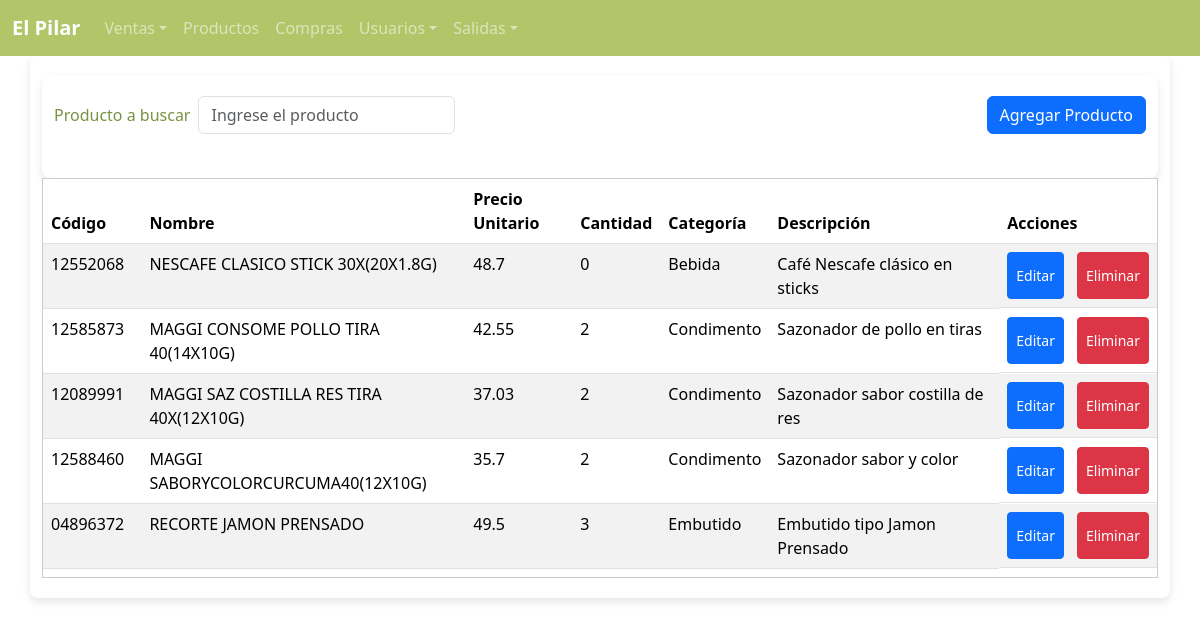
Before: /productos with the older database file.
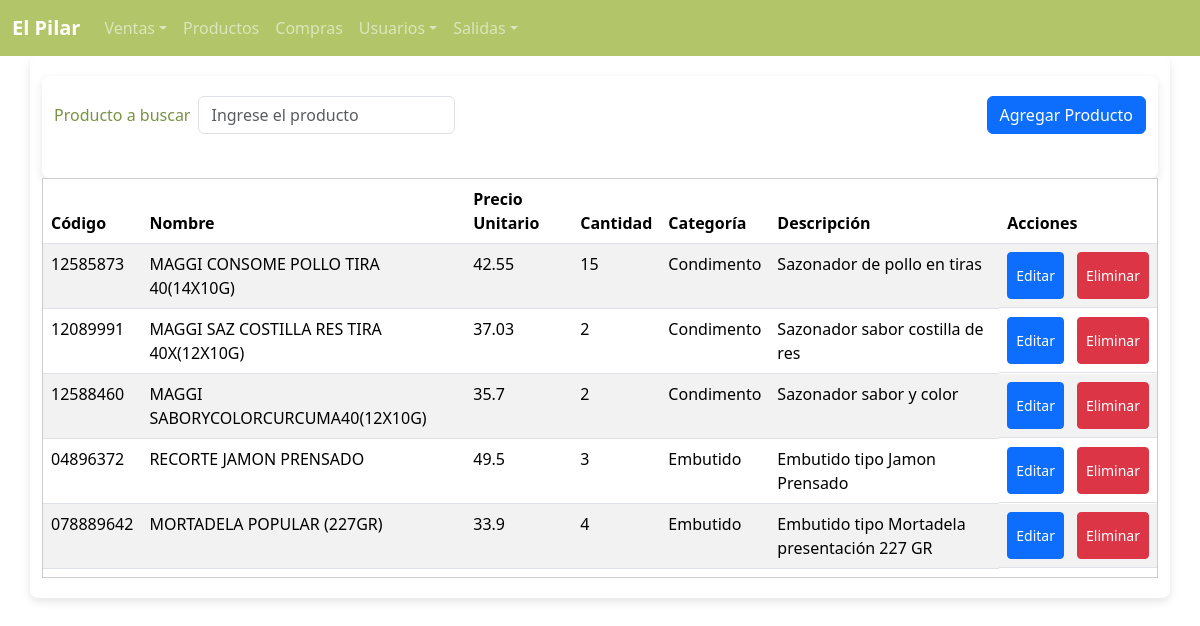
After: the same page with the newer database file.
### tables this page shows
CREATE TABLE Producto (
    codigo VARCHAR(20) PRIMARY KEY NOT NULL,
    nombre VARCHAR(50) NOT NULL,
    precio_unitario DECIMAL(10,2) DEFAULT 0,
    cantidad INT DEFAULT 0,
    categoria VARCHAR(30),
    descripcion VARCHAR(80)
);

### app.py (the view)
@app.route('/productos')
def productos():
    try:
        query = text("SELECT * FROM Producto")
        result = db.execute(query)
        productos = result.fetchall()
        return render_template('productos.html', productos=productos)
    except Exception as e:
        traceback.print_exc()
    return render_template('productos.html')

### templates/productos.html (shortened to what this page needs)
{% extends "layout.html" %}
{% block content %}
<main class="container">
    <div class="container">
      <div class="d-flex justify-content-between align-items-center mb-4">
          <form class="row g-2 align-items-center">
              <div class="col-auto">
                <label for="inputProduct" class="form-label mb-0">Producto a buscar</label>
              </div>
              <div class="col-auto">
                <input type="text" class="form-control" id="inputProduct" placeholder="Ingrese el producto">
              </div>
          </form>
          <div class="d-flex justify-content-between align-items-center">
              <button type="button" class="btn btn-primary" id="btnAgregarProducto">
                  Agregar Producto
              </button>
          </div>
      </div>
    </div>
    <div class="table-container" id="tabla-productos" style="max-height: 400px; overflow-y: auto; border: 1px solid #ccc;">
      <table class="table table-striped table-hover">
          <thead>
              <tr>
                  <th scope="col">Código</th>
                  <th scope="col">Nombre</th>
                  <th scope="col">Precio Unitario</th>
                  <th scope="col">Cantidad</th>
                  <th scope="col">Categoría</th>
                  <th scope="col">Descripción</th>
                  <th scope="col">Acciones</th>
              </tr>
          </thead>
          <tbody>
              {% for producto in productos %}
              <tr class="articulo">
                  <td>{{ producto.codigo }}</td>
                  <td>{{ producto.nombre }}</td>
                  <td>{{ producto.precio_unitario }}</td>
                  <td>{{ producto.cantidad }}</td>
                  <td>{{ producto.categoria }}</td>
                  <td>{{ producto.descripcion }}</td>
                  <td class="d-flex text-center" style="gap: 5px;">
                    <button class="btn btn-sm btn-primary me-2 btn-editar" id="btn-editar"
                        data-codigo="{{ producto.codigo }}"
                        data-nombre="{{ producto.nombre }}"
                        data-precio="{{ producto.precio_unitario }}"
                        data-cantidad="{{ producto.cantidad }}"
                        data-categoria="{{ producto.categoria }}"
                        data-descripcion="{{ producto.descripcion }}">
                         Editar
                    </button>
                      <button class="btn btn-sm btn-danger" id="btn-eliminar" data-producto-id="{{ producto.codigo }}">
                           Eliminar
                      </button>
                  </td>
              </tr>
              {% endfor %}
          </tbody>
      </table>
    </div>
</main>
{% endblock %}

### templates/layout.html (shortened to what this page needs)
<!DOCTYPE html>
<html lang="en">
<head>
    <link rel="stylesheet" href="{{ url_for('static', filename='style.css') }}">
    <link rel='stylesheet' href='https://cdn-uicons.flaticon.com/2.6.0/uicons-regular-rounded/css/uicons-regular-rounded.css'>
    <link href="https://cdn.jsdelivr.net/npm/bootstrap@5.3.2/dist/css/bootstrap.min.css" rel="stylesheet">
</head>
<body>
  <header>
    <nav class="navbar navbar-expand-lg navbar-dark bg-primary" id="navbar">
      <div class="container-fluid">
        <a class="navbar-brand" href="{{ url_for('index') }}"><strong>El Pilar</strong></a>
        <div class="collapse navbar-collapse" id="main_nav">
          <ul class="navbar-nav">
            <li class="nav-item dropdown" id="myDropdown">
              <a class="nav-link dropdown-toggle" href="#" data-bs-toggle="dropdown">Ventas</a>
            </li>
            <li class="nav-item">
              <a class="nav-link" href="{{ url_for('productos') }}">Productos</a>
            </li>
            <li class="nav-item">
              <a class="nav-link" href="{{ url_for('compras') }}">Compras</a>
            </li>
            <li class="nav-item dropdown">
              <a class="nav-link dropdown-toggle" href="#" data-bs-toggle="dropdown">Usuarios</a>
            </li>
            <li class="nav-item dropdown" id="myDropdown">
              <a class="nav-link dropdown-toggle" href="#" data-bs-toggle="dropdown">Salidas</a>
            </li>
          </ul>
        </div>
      </div>
    </nav>
  </header>
  {% block content %}
  {% endblock %}
</body>
</html>

### static/style.css (style rules this page uses)
.btn { background-color: #789342; border-color: #fff; }
.navbar.bg-primary { background-color: #B2C568 !important; color: white; }
body { background-color: #ECC199; }
.container { background-color: white; padding: 20px; border-radius: 8px; box-shadow: 0px 4px 10px rgba(0, 0, 0, 0.1); }
.form-label { color: #789342; }
.table { color: #548D95; }
.table thead { background-color: #B2C568; color: white; }
.articulo > td { height: 4rem; }

Changed rows visible on the page:
removed Producto: codigo "12552068", nombre "NESCAFE CLASICO STICK 30X(20X1.8G)", precio_unitario "48.7", cantidad "0", categoria "Bebida", descripcion "Café Nescafe clásico en sticks"
changed Producto "MAGGI CONSOME POLLO TIRA 40(14X10G)": cantidad "2" → "15"
now on this page (row unchanged): Producto: codigo "078889642", nombre "MORTADELA POPULAR (227GR)", precio_unitario "33.9", cantidad "4", categoria "Embutido", descripcion "Embutido tipo Mortadela presentación 227 GR"
